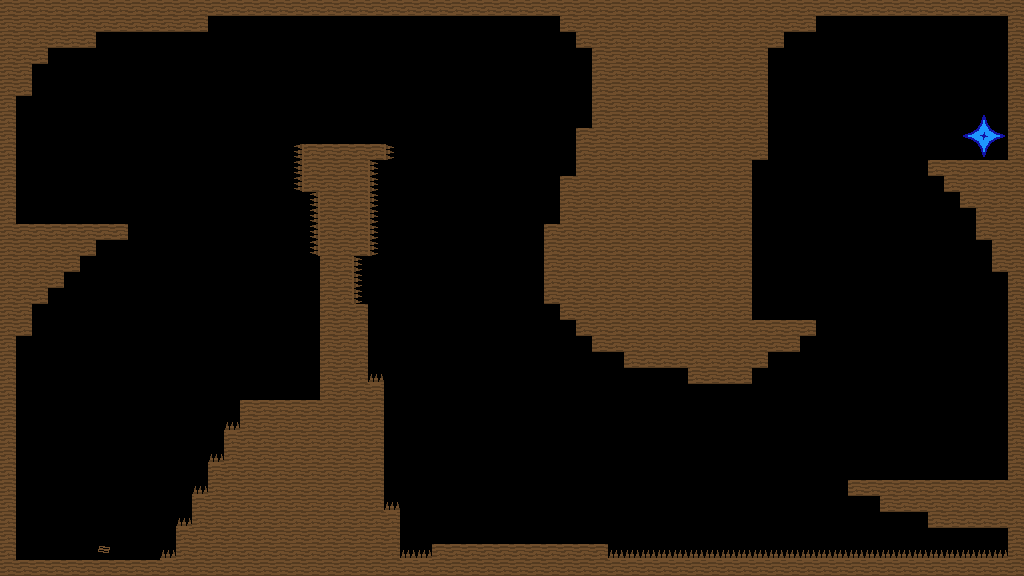

A 2D game scene composited from a Tiled map and its tileset images. What follows is a short description and the map's XML, with every tile layer's data as written:
An orthogonal 64x36 tile map with 16x16 px tiles, 1 tile layer (Ground) and 2 objects.

<map version="1.4" tiledversion="1.4.2" orientation="orthogonal" renderorder="right-down" width="64" height="36" tilewidth="16" tileheight="16" infinite="0" nextlayerid="3" nextobjectid="3">
 <tileset firstgid="1" source="../textures/wood_texturemap.tsx" />
 <layer id="1" name="Ground" width="64" height="36">
  <properties>
   <property name="gunbulletcount" type="int" value="1" />
   <property name="gunbulletforce" type="float" value="1.5" />
   <property name="gunbulletspread" type="float" value="1" />
   <property name="gunclip" type="int" value="6" />
   <property name="gunname" value="Blunderbuss" />
   <property name="gunreload" type="float" value="1.2" />
   <property name="gunspeed" type="int" value="30" />
   <property name="spawnX" type="int" value="96" />
   <property name="spawnY" type="int" value="32" />
  </properties>
  <data encoding="csv">
1,1,1,1,1,1,1,1,1,1,1,1,1,1,1,1,1,1,1,1,1,1,1,1,1,1,1,1,1,1,1,1,1,1,1,1,1,1,1,1,1,1,1,1,1,1,1,1,1,1,1,1,1,1,1,1,1,1,1,1,1,1,1,1,
1,1,1,1,1,1,1,1,1,1,1,1,1,0,0,0,0,0,0,0,0,0,0,0,0,0,0,0,0,0,0,0,0,0,0,1,1,1,1,1,1,1,1,1,1,1,1,1,1,1,1,0,0,0,0,0,0,0,0,0,0,0,0,1,
1,1,1,1,1,1,0,0,0,0,0,0,0,0,0,0,0,0,0,0,0,0,0,0,0,0,0,0,0,0,0,0,0,0,0,0,1,1,1,1,1,1,1,1,1,1,1,1,1,0,0,0,0,0,0,0,0,0,0,0,0,0,0,1,
1,1,1,0,0,0,0,0,0,0,0,0,0,0,0,0,0,0,0,0,0,0,0,0,0,0,0,0,0,0,0,0,0,0,0,0,0,1,1,1,1,1,1,1,1,1,1,1,0,0,0,0,0,0,0,0,0,0,0,0,0,0,0,1,
1,1,0,0,0,0,0,0,0,0,0,0,0,0,0,0,0,0,0,0,0,0,0,0,0,0,0,0,0,0,0,0,0,0,0,0,0,1,1,1,1,1,1,1,1,1,1,1,0,0,0,0,0,0,0,0,0,0,0,0,0,0,0,1,
1,1,0,0,0,0,0,0,0,0,0,0,0,0,0,0,0,0,0,0,0,0,0,0,0,0,0,0,0,0,0,0,0,0,0,0,0,1,1,1,1,1,1,1,1,1,1,1,0,0,0,0,0,0,0,0,0,0,0,0,0,0,0,1,
1,0,0,0,0,0,0,0,0,0,0,0,0,0,0,0,0,0,0,0,0,0,0,0,0,0,0,0,0,0,0,0,0,0,0,0,0,1,1,1,1,1,1,1,1,1,1,1,0,0,0,0,0,0,0,0,0,0,0,0,0,0,0,1,
1,0,0,0,0,0,0,0,0,0,0,0,0,0,0,0,0,0,0,0,0,0,0,0,0,0,0,0,0,0,0,0,0,0,0,0,0,1,1,1,1,1,1,1,1,1,1,1,0,0,0,0,0,0,0,0,0,0,0,0,7,8,9,1,
1,0,0,0,0,0,0,0,0,0,0,0,0,0,0,0,0,0,0,0,0,0,0,0,0,0,0,0,0,0,0,0,0,0,0,0,1,1,1,1,1,1,1,1,1,1,1,1,0,0,0,0,0,0,0,0,0,0,0,0,13,14,15,1,
1,0,0,0,0,0,0,0,0,0,0,0,0,0,0,0,0,0,16,1,1,1,1,1,18,0,0,0,0,0,0,0,0,0,0,0,1,1,1,1,1,1,1,1,1,1,1,1,0,0,0,0,0,0,0,0,0,0,0,0,19,20,21,1,
1,0,0,0,0,0,0,0,0,0,0,0,0,0,0,0,0,0,16,1,1,1,1,18,0,0,0,0,0,0,0,0,0,0,0,0,1,1,1,1,1,1,1,1,1,1,1,0,0,0,0,0,0,0,0,0,0,0,1,1,1,1,1,1,
1,0,0,0,0,0,0,0,0,0,0,0,0,0,0,0,0,0,16,1,1,1,1,18,0,0,0,0,0,0,0,0,0,0,0,1,1,1,1,1,1,1,1,1,1,1,1,0,0,0,0,0,0,0,0,0,0,0,0,1,1,1,1,1,
1,0,0,0,0,0,0,0,0,0,0,0,0,0,0,0,0,0,0,16,1,1,1,18,0,0,0,0,0,0,0,0,0,0,0,1,1,1,1,1,1,1,1,1,1,1,1,0,0,0,0,0,0,0,0,0,0,0,0,0,1,1,1,1,
1,0,0,0,0,0,0,0,0,0,0,0,0,0,0,0,0,0,0,16,1,1,1,18,0,0,0,0,0,0,0,0,0,0,0,1,1,1,1,1,1,1,1,1,1,1,1,0,0,0,0,0,0,0,0,0,0,0,0,0,0,1,1,1,
1,1,1,1,1,1,1,1,0,0,0,0,0,0,0,0,0,0,0,16,1,1,1,18,0,0,0,0,0,0,0,0,0,0,1,1,1,1,1,1,1,1,1,1,1,1,1,0,0,0,0,0,0,0,0,0,0,0,0,0,0,1,1,1,
1,1,1,1,1,1,0,0,0,0,0,0,0,0,0,0,0,0,0,16,1,1,1,18,0,0,0,0,0,0,0,0,0,0,1,1,1,1,1,1,1,1,1,1,1,1,1,0,0,0,0,0,0,0,0,0,0,0,0,0,0,0,1,1,
1,1,1,1,1,0,0,0,0,0,0,0,0,0,0,0,0,0,0,0,1,1,18,0,0,0,0,0,0,0,0,0,0,0,1,1,1,1,1,1,1,1,1,1,1,1,1,0,0,0,0,0,0,0,0,0,0,0,0,0,0,0,1,1,
1,1,1,1,0,0,0,0,0,0,0,0,0,0,0,0,0,0,0,0,1,1,18,0,0,0,0,0,0,0,0,0,0,0,1,1,1,1,1,1,1,1,1,1,1,1,1,0,0,0,0,0,0,0,0,0,0,0,0,0,0,0,0,1,
1,1,1,0,0,0,0,0,0,0,0,0,0,0,0,0,0,0,0,0,1,1,18,0,0,0,0,0,0,0,0,0,0,0,1,1,1,1,1,1,1,1,1,1,1,1,1,0,0,0,0,0,0,0,0,0,0,0,0,0,0,0,0,1,
1,1,0,0,0,0,0,0,0,0,0,0,0,0,0,0,0,0,0,0,1,1,1,0,0,0,0,0,0,0,0,0,0,0,0,1,1,1,1,1,1,1,1,1,1,1,1,0,0,0,0,0,0,0,0,0,0,0,0,0,0,0,0,1,
1,1,0,0,0,0,0,0,0,0,0,0,0,0,0,0,0,0,0,0,1,1,1,0,0,0,0,0,0,0,0,0,0,0,0,0,1,1,1,1,1,1,1,1,1,1,1,1,1,1,1,0,0,0,0,0,0,0,0,0,0,0,0,1,
1,0,0,0,0,0,0,0,0,0,0,0,0,0,0,0,0,0,0,0,1,1,1,0,0,0,0,0,0,0,0,0,0,0,0,0,0,1,1,1,1,1,1,1,1,1,1,1,1,1,0,0,0,0,0,0,0,0,0,0,0,0,0,1,
1,0,0,0,0,0,0,0,0,0,0,0,0,0,0,0,0,0,0,0,1,1,1,0,0,0,0,0,0,0,0,0,0,0,0,0,0,0,0,1,1,1,1,1,1,1,1,1,0,0,0,0,0,0,0,0,0,0,0,0,0,0,0,1,
1,0,0,0,0,0,0,0,0,0,0,0,0,0,0,0,0,0,0,0,1,1,1,11,0,0,0,0,0,0,0,0,0,0,0,0,0,0,0,0,0,0,0,1,1,1,1,0,0,0,0,0,0,0,0,0,0,0,0,0,0,0,0,1,
1,0,0,0,0,0,0,0,0,0,0,0,0,0,0,0,0,0,0,0,1,1,1,1,0,0,0,0,0,0,0,0,0,0,0,0,0,0,0,0,0,0,0,0,0,0,0,0,0,0,0,0,0,0,0,0,0,0,0,0,0,0,0,1,
1,0,0,0,0,0,0,0,0,0,0,0,0,0,0,1,1,1,1,1,1,1,1,1,0,0,0,0,0,0,0,0,0,0,0,0,0,0,0,0,0,0,0,0,0,0,0,0,0,0,0,0,0,0,0,0,0,0,0,0,0,0,0,1,
1,0,0,0,0,0,0,0,0,0,0,0,0,0,11,1,1,1,1,1,1,1,1,1,0,0,0,0,0,0,0,0,0,0,0,0,0,0,0,0,0,0,0,0,0,0,0,0,0,0,0,0,0,0,0,0,0,0,0,0,0,0,0,1,
1,0,0,0,0,0,0,0,0,0,0,0,0,0,1,1,1,1,1,1,1,1,1,1,0,0,0,0,0,0,0,0,0,0,0,0,0,0,0,0,0,0,0,0,0,0,0,0,0,0,0,0,0,0,0,0,0,0,0,0,0,0,0,1,
1,0,0,0,0,0,0,0,0,0,0,0,0,11,1,1,1,1,1,1,1,1,1,1,0,0,0,0,0,0,0,0,0,0,0,0,0,0,0,0,0,0,0,0,0,0,0,0,0,0,0,0,0,0,0,0,0,0,0,0,0,0,0,1,
1,0,0,0,0,0,0,0,0,0,0,0,0,1,1,1,1,1,1,1,1,1,1,1,0,0,0,0,0,0,0,0,0,0,0,0,0,0,0,0,0,0,0,0,0,0,0,0,0,0,0,0,0,0,0,0,0,0,0,0,0,0,0,1,
1,0,0,0,0,0,0,0,0,0,0,0,11,1,1,1,1,1,1,1,1,1,1,1,0,0,0,0,0,0,0,0,0,0,0,0,0,0,0,0,0,0,0,0,0,0,0,0,0,0,0,0,0,1,1,1,1,1,1,1,1,1,1,1,
1,0,0,0,0,0,0,0,0,0,0,0,1,1,1,1,1,1,1,1,1,1,1,1,11,0,0,0,0,0,0,0,0,0,0,0,0,0,0,0,0,0,0,0,0,0,0,0,0,0,0,0,0,0,0,1,1,1,1,1,1,1,1,1,
1,0,0,0,0,0,0,0,0,0,0,11,1,1,1,1,1,1,1,1,1,1,1,1,1,0,0,0,0,0,0,0,0,0,0,0,0,0,0,0,0,0,0,0,0,0,0,0,0,0,0,0,0,0,0,0,0,0,1,1,1,1,1,1,
1,0,0,0,0,0,0,0,0,0,0,1,1,1,1,1,1,1,1,1,1,1,1,1,1,0,0,0,0,0,0,0,0,0,0,0,0,0,0,0,0,0,0,0,0,0,0,0,0,0,0,0,0,0,0,0,0,0,0,0,0,0,0,1,
1,0,0,0,0,0,2,0,0,0,11,1,1,1,1,1,1,1,1,1,1,1,1,1,1,11,11,1,1,1,1,1,1,1,1,1,1,1,11,11,11,11,11,11,11,11,11,11,11,11,11,11,11,11,11,11,11,11,11,11,11,11,11,1,
1,1,1,1,1,1,1,1,1,1,1,1,1,1,1,1,1,1,1,1,1,1,1,1,1,1,1,1,1,1,1,1,1,1,1,1,1,1,1,1,1,1,1,1,1,1,1,1,1,1,1,1,1,1,1,1,1,1,1,1,1,1,1,1
</data>
 </layer>
 <objectgroup id="2" name="Objects">
  <object id="1" gid="2" x="96" y="560" width="16" height="16">
   <properties>
    <property name="text" value="Level designed by Jay Andrews, self-proclaimed head level designer" />
   </properties>
  </object>
  <object id="2" gid="3" x="960" y="160" width="48" height="48">
   <properties>
    <property name="exit" type="bool" value="true" />
   </properties>
  </object>
 </objectgroup>
</map>
